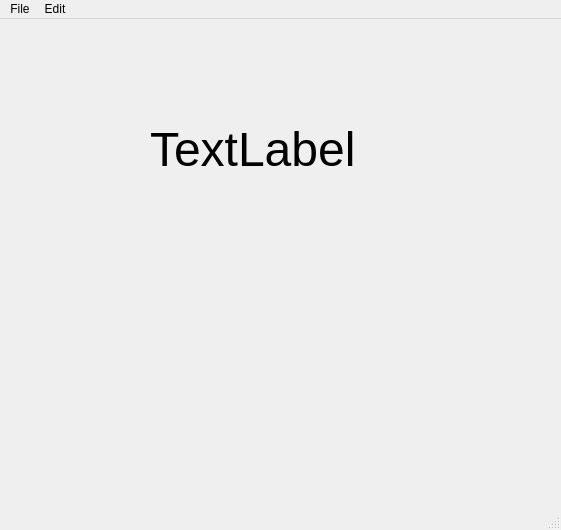
<?xml version="1.0" encoding="UTF-8"?>
<ui version="4.0">
 <class>MainWindow</class>
 <widget class="QMainWindow" name="MainWindow">
  <property name="geometry">
   <rect>
    <x>0</x>
    <y>0</y>
    <width>561</width>
    <height>530</height>
   </rect>
  </property>
  <property name="windowTitle">
   <string>MainWindow</string>
  </property>
  <widget class="QWidget" name="centralwidget">
   <widget class="QLabel" name="label">
    <property name="geometry">
     <rect>
      <x>150</x>
      <y>20</y>
      <width>251</width>
      <height>221</height>
     </rect>
    </property>
    <property name="font">
     <font>
      <pointsize>36</pointsize>
     </font>
    </property>
    <property name="text">
     <string>TextLabel</string>
    </property>
   </widget>
  </widget>
  <widget class="QMenuBar" name="menubar">
   <property name="geometry">
    <rect>
     <x>0</x>
     <y>0</y>
     <width>561</width>
     <height>26</height>
    </rect>
   </property>
   <widget class="QMenu" name="menuFile">
    <property name="title">
     <string>File</string>
    </property>
    <addaction name="actionNew"/>
    <addaction name="actionSave"/>
   </widget>
   <widget class="QMenu" name="menuEdit">
    <property name="title">
     <string>Edit</string>
    </property>
    <addaction name="actionCopy"/>
    <addaction name="actionPaste"/>
   </widget>
   <addaction name="menuFile"/>
   <addaction name="menuEdit"/>
  </widget>
  <widget class="QStatusBar" name="statusbar"/>
  <action name="actionNew">
   <property name="text">
    <string>New</string>
   </property>
   <property name="statusTip">
    <string>Create a new file</string>
   </property>
   <property name="shortcut">
    <string>Ctrl+N</string>
   </property>
  </action>
  <action name="actionSave">
   <property name="text">
    <string>Save</string>
   </property>
   <property name="statusTip">
    <string>Save a file</string>
   </property>
   <property name="shortcut">
    <string>Ctrl+S</string>
   </property>
  </action>
  <action name="actionCopy">
   <property name="text">
    <string>Copy</string>
   </property>
   <property name="statusTip">
    <string>Copy a file</string>
   </property>
   <property name="shortcut">
    <string>Ctrl+X</string>
   </property>
  </action>
  <action name="actionPaste">
   <property name="text">
    <string>Paste</string>
   </property>
   <property name="statusTip">
    <string>Paste a file</string>
   </property>
   <property name="shortcut">
    <string>Ctrl+P</string>
   </property>
  </action>
 </widget>
 <resources/>
 <connections/>
</ui>
